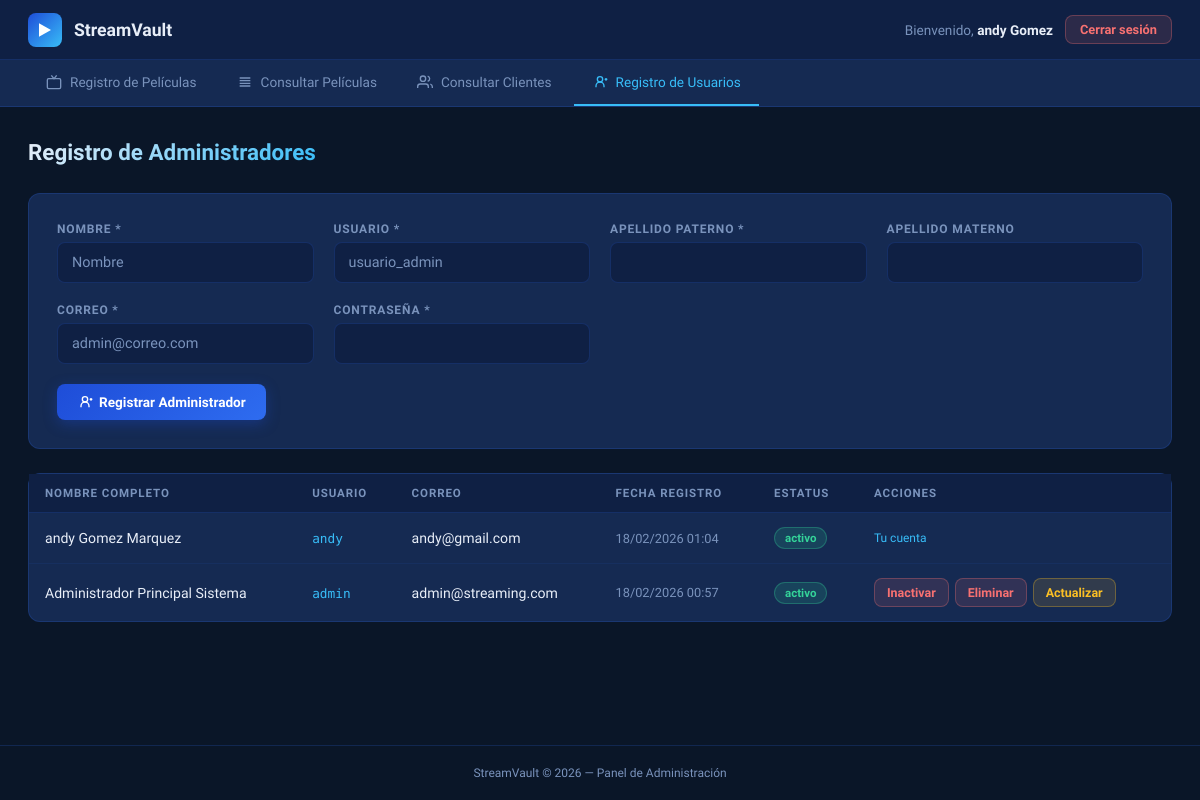
The app's page /usuarios.php (signed in) with its own data.
### tables this page shows
CREATE TABLE `administradores` (
  `id` int(10) UNSIGNED NOT NULL,
  `nombre` varchar(100) NOT NULL,
  `apellido_paterno` varchar(100) NOT NULL,
  `apellido_materno` varchar(100) DEFAULT NULL,
  `correo` varchar(255) NOT NULL,
  `usuario` varchar(100) NOT NULL,
  `password_hash` varchar(255) NOT NULL,
  `estatus` enum('activo','inactivo') NOT NULL DEFAULT 'activo',
  `created_at` timestamp NOT NULL DEFAULT current_timestamp(),
  `updated_at` timestamp NOT NULL DEFAULT current_timestamp() ON UPDATE current_timestamp()
);

### usuarios.php (the view, shortened to what this page needs)
<?php
require_once __DIR__ . '/includes/header.php';
$db  = getDB();
$admins = $db->query("SELECT id,nombre,apellido_paterno,apellido_materno,correo,usuario,estatus,created_at FROM administradores ORDER BY created_at DESC")->fetchAll();
?>
<div class="main">
  <div class="section-header"><h2>Registro de Administradores</h2></div>
  <div class="card">
    <form method="POST">
      <div class="form-grid">
        <div class="form-group"><label>Nombre *</label><input type="text" name="nombre" placeholder="Nombre" required></div>
        <div class="form-group"><label>Usuario *</label><input type="text" name="usuario" placeholder="usuario_admin" required></div>
        <div class="form-group"><label>Apellido Paterno *</label><input type="text" name="apellido_paterno" required></div>
        <div class="form-group"><label>Apellido Materno</label><input type="text" name="apellido_materno"></div>
        <div class="form-group"><label>Correo *</label><input type="email" name="correo" placeholder="admin@correo.com" required></div>
        <div class="form-group"><label>Contraseña *</label><input type="password" name="password" required></div>
      </div>
      <div style="margin-top:20px;">
        <button type="submit" class="btn btn-primary">
          <svg width="16" height="16" fill="none" stroke="currentColor" stroke-width="2" viewBox="0 0 24 24">
            <circle cx="12" cy="8" r="4"/><path d="M6 20v-2a6 6 0 0 1 12 0v2"/>
            <line x1="19" y1="8" x2="23" y2="8"/><line x1="21" y1="6" x2="21" y2="10"/>
          </svg>
          Registrar Administrador
        </button>
      </div>
    </form>
  </div>
  <div class="card" style="padding:0;margin-top:8px;">
    <div class="table-wrap">
      <table>
        <thead>
          <tr>
            <th>Nombre Completo</th>
            <th>Usuario</th>
            <th>Correo</th>
            <th>Fecha Registro</th>
            <th>Estatus</th>
            <th>Acciones</th>
          </tr>
        </thead>
        <tbody>
        <?php foreach ($admins as $a): ?>
        <tr>
          <td><?= htmlspecialchars($a['nombre'].' '.$a['apellido_paterno'].' '.$a['apellido_materno']) ?></td>
          <td><code style="font-family:'DM Mono',monospace;font-size:0.8rem;color:var(--accent);"><?= htmlspecialchars($a['usuario']) ?></code></td>
          <td><?= htmlspecialchars($a['correo']) ?></td>
          <td style="font-size:0.8rem;color:var(--text-muted);"><?= date('d/m/Y H:i',strtotime($a['created_at'])) ?></td>
          <td><span class="badge badge-<?= $a['estatus']==='activo'?'active':'inactive' ?>"><?= $a['estatus'] ?></span></td>
          <td>
            <div class="td-actions">
              <?php if ($a['id'] != $_SESSION['admin_id']): ?>
              <form method="POST" style="display:contents;">
                <?php if ($a['estatus']==='inactivo'): ?>
                <button name="action" value="activar" class="btn btn-sm btn-success">Activar</button>
                <?php else: ?>
                <button name="action" value="inactivar" class="btn btn-sm btn-danger">Inactivar</button>
                <?php endif; ?>
                <button name="action" value="eliminar" class="btn btn-sm btn-danger"
                  onclick="return confirm('¿Eliminar este administrador?')">Eliminar</button>
              </form>
              <button class="btn btn-sm btn-warning"
                onclick="openEditModal(<?= $a['id'] ?>,'<?= htmlspecialchars($a['nombre'],ENT_QUOTES) ?>','<?= htmlspecialchars($a['apellido_paterno'],ENT_QUOTES) ?>','<?= htmlspecialchars($a['apellido_materno'],ENT_QUOTES) ?>','<?= htmlspecialchars($a['correo'],ENT_QUOTES) ?>','<?= htmlspecialchars($a['usuario'],ENT_QUOTES) ?>')">
                Actualizar
              </button>
              <?php else: ?>
              <span style="font-size:0.75rem;color:var(--accent);">Tu cuenta</span>
              <?php endif; ?>
            </div>
          </td>
        </tr>
        <?php endforeach; ?>
        </tbody>
      </table>
    </div>
  </div>
</div>
<?php require_once __DIR__ . '/includes/footer.php'; ?>

### includes/header.php (style rules this page uses)
:root { --navy: #0a1628; --navy-mid: #0f2044; --navy-card: #152a52; --navy-light:#1a3362; --blue: #1e4dd8; --blue-bright:#2e6cf0; --accent: #38bdf8; --green: #34d399; --red: #f87171; --yellow: #fbbf24; --text: #e8eef8; --text-muted:#7a93bc; --border: rgba(46,108,240,0.2); --border-hover: rgba(46,108,240,0.5); --radius: 12px; }
* { box-sizing: border-box; margin: 0; padding: 0; }
body { font-family: 'Sora', sans-serif; background: var(--navy); color: var(--text); min-height: 100vh; display: flex; flex-direction: column; }
.main { flex: 1; padding: 32px 28px; max-width: 1200px; margin: 0 auto; width: 100%; }
.section-header { display: flex; align-items: center; justify-content: space-between; margin-bottom: 28px; }
.section-header h2 { font-size: 1.4rem; font-weight: 700; background: linear-gradient(135deg, var(--text), var(--accent)); -webkit-background-clip: text; -webkit-text-fill-color: transparent; }
.card { background: var(--navy-card); border: 1px solid var(--border); border-radius: var(--radius); padding: 28px; margin-bottom: 24px; }
.form-grid { display: grid; grid-template-columns: repeat(auto-fit, minmax(220px, 1fr)); gap: 20px; }
.form-group { display: flex; flex-direction: column; gap: 6px; }
.form-group label { font-size: 0.75rem; font-weight: 600; color: var(--text-muted); text-transform: uppercase; letter-spacing: 0.07em; }
.form-group input, .form-group select, .form-group textarea { padding: 11px 14px; background: var(--navy-mid); border: 1px solid var(--border); border-radius: 8px; color: var(--text); font-family: 'Sora', sans-serif; font-size: 0.9rem; outline: none; transition: border-color 0.2s, box-shadow 0.2s; }
.form-group input::placeholder, .form-group textarea::placeholder { color: var(--text-muted); }
.btn { display: inline-flex; align-items: center; gap: 6px; padding: 10px 20px; border-radius: 8px; font-family:'Sora',sans-serif; font-size: 0.85rem; font-weight: 600; cursor: pointer; border: none; text-decoration: none; transition: all 0.15s; }
.btn-primary { background: linear-gradient(135deg,var(--blue),var(--blue-bright)); color:#fff; box-shadow: 0 4px 14px rgba(30,77,216,0.35); }
.btn-danger { background: rgba(248,113,113,0.12); border:1px solid rgba(248,113,113,0.3); color:var(--red); }
.btn-warning { background: rgba(251,191,36,0.12); border:1px solid rgba(251,191,36,0.3); color:var(--yellow); }
.btn-sm { padding: 6px 12px; font-size: 0.78rem; }
.table-wrap { overflow-x: auto; }
table { width: 100%; border-collapse: collapse; }
thead th { background: var(--navy-mid); padding: 12px 16px; font-size: 0.72rem; font-weight: 600; text-transform: uppercase; letter-spacing: 0.08em; color: var(--text-muted); text-align: left; border-bottom: 1px solid var(--border); }
tbody td { padding: 14px 16px; border-bottom: 1px solid rgba(46,108,240,0.08); font-size: 0.88rem; color: var(--text); vertical-align: middle; }
tbody tr:last-child td { border-bottom: none; }
.td-actions { display: flex; gap: 6px; flex-wrap: wrap; }
.badge { display: inline-block; padding: 3px 10px; border-radius: 20px; font-size: 0.72rem; font-weight: 600; }
.badge-active { background: rgba(52,211,153,0.15); color: var(--green); border: 1px solid rgba(52,211,153,0.3); }

### records on screen
administradores: nombre+apellido_paterno+apellido_materno "andy Gomez Marquez", usuario "andy", correo "andy@gmail.com", created_at "18/02/2026 01:04", estatus "activo", shows "Tu cuenta"
administradores: nombre+apellido_paterno+apellido_materno "Administrador Principal Sistema", usuario "admin", correo "admin@streaming.com", created_at "18/02/2026 00:57", estatus "activo", shows "Inactivar"

### other values on screen
$_SESSION['admin_nombre'] "andy Gomez"
